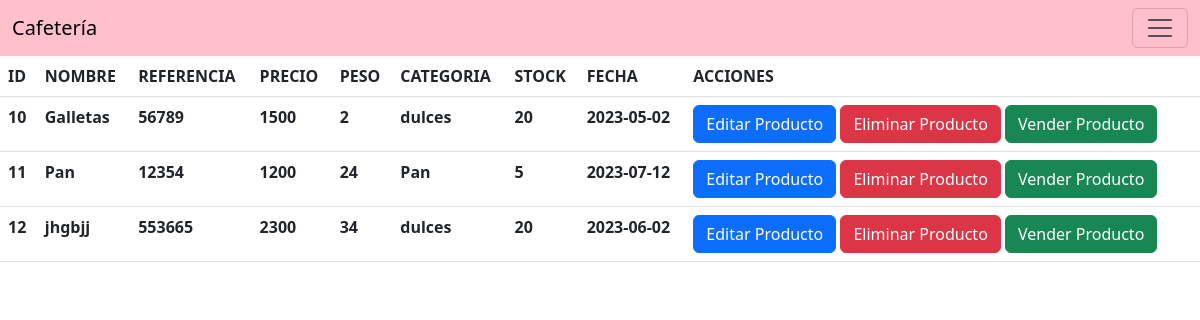
The app's page /View/productos/index.php with its own data.
### tables this page shows
CREATE TABLE `productos` (
  `IdProducto` int(11) NOT NULL,
  `Nombre` varchar(100) NOT NULL,
  `Referencia` varchar(10) NOT NULL,
  `Precio` int(11) NOT NULL,
  `Peso` int(11) NOT NULL,
  `Categoria` varchar(100) NOT NULL,
  `Stock` int(11) NOT NULL,
  `Fecha` date NOT NULL
);

### Config/config.php (called while the page is built)
<?php
  class db{
    private $host="localhost";
    private $dbname="cafeteria";
    private $user="root";
    private $password="";
    public function conexion(){
      try{
        $PDO = new PDO("mysql:host=". $this->host.";dbname=". $this->dbname,$this->user,$this->password);
        return $PDO;
      }catch(PDOException $e){
        return $e->getMessage();
      }
    }
  }
?>

### Controller/productoController.php (called while the page is built, shortened)
<?php
class productoController{
    private $modelo;
    public function __construct()
    {
        require_once("c://xampp/htdocs/prueba_konecta/Model/ModeloProducto.php");
        $this->modelo = new ModeloProducto();
    }
    public function index(){
        return ($this->modelo->index() != false)  ? $this->modelo->index() : false;
    }
}
?>

### Model/ModeloProducto.php (called while the page is built, shortened)
<?php
class ModeloProducto{
    private $PDO;
    public function __construct()
    {
        require_once("c://xampp/htdocs/prueba_konecta/Config/config.php");
        $conec = new db();
        $this->PDO = $conec->conexion();
    }
    public function index(){
        $stament = $this->PDO->prepare("SELECT * FROM productos");
        return ($stament->execute()) ? $stament->fetchAll() : false;
    }
}
?>

### View/productos/index.php (the view)
<?php
require_once("c:/xampp/htdocs/prueba_konecta/View/head/head.php");
require_once("c:/xampp/htdocs/prueba_konecta/Controller/productoController.php");
$obj = new productoController();
$rows = $obj->index();
?>
<table class="table">
<thead>
<tr>
    <th scope="col">ID</th>
    <th scope="col">NOMBRE</th>
    <th scope="col">REFERENCIA</th>
    <th scope="col">PRECIO</th>
    <th scope="col">PESO</th>
    <th scope="col">CATEGORIA</th>
    <th scope="col">STOCK</th>
    <th scope="col">FECHA</th>
    <th scope="col">ACCIONES</th>
</tr>
</thead>
    <tbody>
    <?php if($rows) :?>
        <?php foreach($rows as $row): ?>
        <tr>
            <th><?= $row[0]?></th>
            <th><?= $row[1]?></th>
            <th><?= $row[2]?></th>
            <th><?= $row[3]?></th>
            <th><?= $row[4]?></th>
            <th><?= $row[5]?></th>
            <th><?= $row[6]?></th>
            <th><?= $row[7]?></th>
            <th><a href="EditarProducto.php?id=<?= $row[0]?>" class="btn btn-primary">Editar Producto</a>
            <a href="EliminarProducto.php?id=<?= $row[0]?>" class="btn btn-danger">Eliminar Producto</a>
            <a href="VenderProducto.php?id=<?= $row[0]?>" class="btn btn-success">Vender Producto</a>
        </th>
        </tr>
        <?php endforeach; ?>
    <?php else: ?>
            <tr>
                <td>No hay registros</td>
            </tr>
        <?php endif; ?>
    </tbody>
</table>
<?php
require_once("c:/xampp/htdocs/prueba_konecta/View/head/footer.php");
?>

### View/head/head.php (shortened to what this page needs)
<!doctype html>
<html lang="en">
  <head>
    <link rel="stylesheet" type="text/css" href="Assets/estilos/styles.css">
    <link href="https://cdn.jsdelivr.net/npm/bootstrap@5.3.0-alpha3/dist/css/bootstrap.min.css" rel="stylesheet">
  </head>
  <body>
    <nav class="navbar" class="navbar navbar-expand-lg bg-body-tertiary" >
    <div class="container-fluid">
        <a class="navbar-brand" href="/prueba_konecta/index.php">Cafetería</a>
        <button class="navbar-toggler" type="button" data-bs-toggle="collapse" data-bs-target="#navbarNavDropdown" aria-controls="navbarNavDropdown" aria-expanded="false" aria-label="Toggle navigation">
        <span class="navbar-toggler-icon"></span>
        </button>
    </div>
    </nav>

### View/head/footer.php (shortened to what this page needs)
  </body>
</html>

### Assets/estilos/styles.css (style rules this page uses)
.navbar { background-color: pink !important; }

### records on screen
productos: IdProducto "10", Nombre "Galletas", Referencia "56789", Precio "1500", Peso "2", Categoria "dulces", Stock "20", Fecha "2023-05-02"
productos: IdProducto "11", Nombre "Pan", Referencia "12354", Precio "1200", Peso "24", Categoria "Pan", Stock "5", Fecha "2023-07-12"
productos: IdProducto "12", Nombre "jhgbjj", Referencia "553665", Precio "2300", Peso "34", Categoria "dulces", Stock "20", Fecha "2023-06-02"
